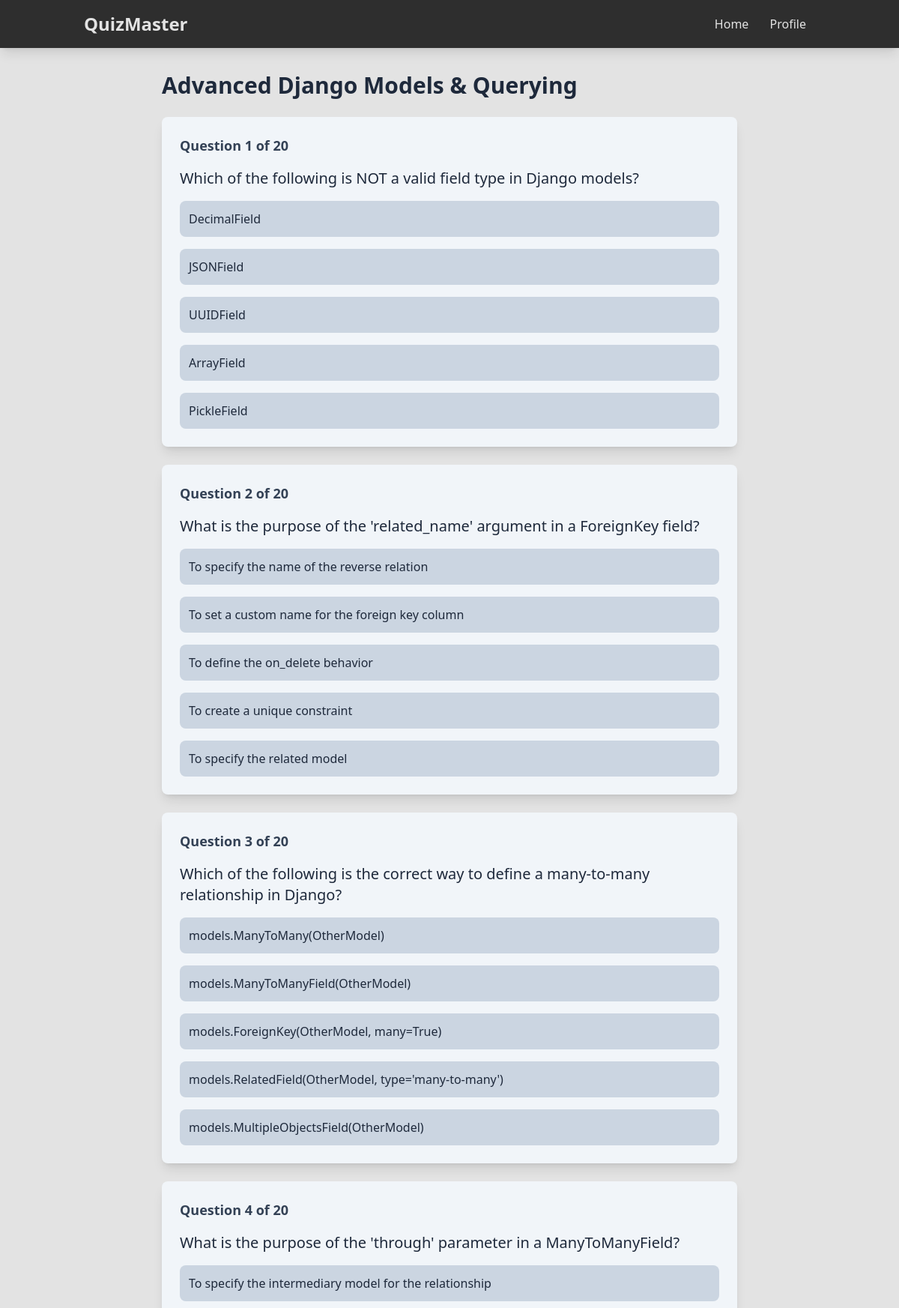
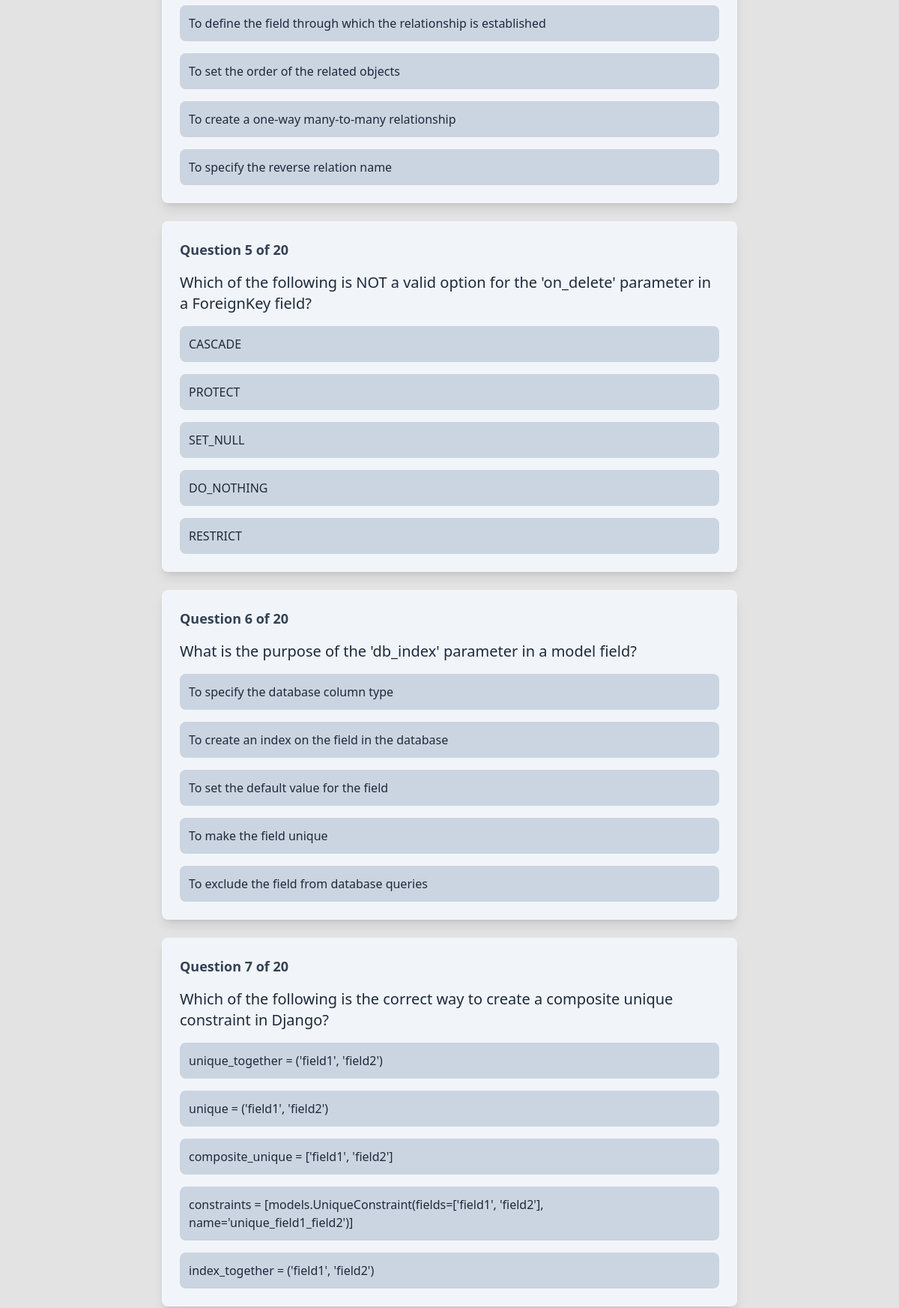
Screenshot of /take/5/ (upper part) with the database file from the repository (2 pictures, top to bottom).
### quizzes/models.py (models this page shows, shortened)
class Quiz(models.Model):
    title = models.CharField(max_length=200)
    description = models.TextField(blank=True)
    category = models.CharField(max_length=50)
    creator = models.ForeignKey(User, on_delete=models.CASCADE)
    created_at = models.DateTimeField(auto_now_add=True)
    updated_at = models.DateTimeField(auto_now=True)

class Question(models.Model):
    quiz = models.ForeignKey(Quiz, related_name="questions", on_delete=models.CASCADE)
    text = models.TextField()
    order = models.IntegerField(default=0)

class Answer(models.Model):
    question = models.ForeignKey(
        Question, related_name="answers", on_delete=models.CASCADE
    )
    text = models.CharField(max_length=200)
    is_correct = models.BooleanField(default=False)

### quizzes/views.py (the view)
# urls.py: path("take/<int:quiz_id>/", views.quiz_take, name="quiz_take"),
def quiz_take(request, quiz_id):
    try:
        quiz = get_object_or_404(Quiz, id=quiz_id)
        questions = quiz.questions.all().order_by("order")
        if not questions.exists():
            return handle_error(
                request, "Quiz Unavailable", "This quiz doesn't have any questions yet."
            )
        return render(
            request, "quizzes/take_quiz.html", {"quiz": quiz, "questions": questions}
        )
    except Http404:
        return handle_error(
            request, "Quiz Not Found", "The requested quiz does not exist."
        )

### quizzes/templates/quizzes/take_quiz.html (shortened to what this page needs)
{% extends 'quizzes/base.html' %}
{% block content %}
  <div class="max-w-3xl mx-auto">
    <h1 class="text-3xl font-bold font-heading mb-6 text-slate-800 dark:text-slate-200">{{ quiz.title }}</h1>
    <form method="post" action="{% url 'quiz_results' quiz.id %}" id="quiz-form">
      {% for question in questions %}
        <div class="bg-slate-100 dark:bg-slate-800 rounded-lg shadow-lg p-6 mb-6">
          <div class="flex justify-between items-center mb-4">
            <span class="text-lg font-semibold text-slate-700 dark:text-slate-300">Question {{ forloop.counter }} of {{ questions|length }}</span>
          </div>
          <p class="text-xl mb-4 text-slate-800 dark:text-slate-200">{{ question.text }}</p>
          <div class="space-y-4">
            {% for answer in question.answers.all %}
              <label class="block">
                <div class="w-full text-left p-3 rounded-lg bg-slate-300 dark:bg-slate-700 hover:bg-slate-400 dark:hover:bg-slate-600 transition-colors text-slate-800 dark:text-slate-200 peer-checked:bg-slate-500 dark:peer-checked:bg-slate-500 peer-checked:text-white">
                  {{ answer.text }}
                </div>
              </label>
            {% endfor %}
          </div>
        </div>
      {% endfor %}
    </form>
  </div>
{% endblock %}

### rows the page displays
Quiz: title "Advanced Django Models & Querying"
Question: questions "20", text "Which of the following is NOT a valid field type in Django models?"
Answer: text "DecimalField"
Answer: text "JSONField"
Answer: text "UUIDField"
Answer: text "ArrayField"
Answer: text "PickleField"
Question: questions "20", text "What is the purpose of the 'related_name' argument in a ForeignKey field?"
Answer: text "To specify the name of the reverse relation"
Answer: text "To set a custom name for the foreign key column"
Answer: text "To define the on_delete behavior"
Answer: text "To create a unique constraint"
Answer: text "To specify the related model"
Question: questions "20", text "Which of the following is the correct way to define a many-to-many relationship in Django?"
Answer: text "models.ManyToMany(OtherModel)"
Answer: text "models.ManyToManyField(OtherModel)"
Answer: text "models.ForeignKey(OtherModel, many=True)"
Answer: text "models.RelatedField(OtherModel, type='many-to-many')"
Answer: text "models.MultipleObjectsField(OtherModel)"
Question: questions "20", text "What is the purpose of the 'through' parameter in a ManyToManyField?"
Answer: text "To specify the intermediary model for the relationship"
Answer: text "To define the field through which the relationship is established"
Answer: text "To set the order of the related objects"
Answer: text "To create a one-way many-to-many relationship"
Answer: text "To specify the reverse relation name"
Question: questions "20", text "Which of the following is NOT a valid option for the 'on_delete' parameter in a ForeignKey field?"
Answer: text "CASCADE"
Answer: text "PROTECT"
Answer: text "SET_NULL"
Answer: text "DO_NOTHING"
Answer: text "RESTRICT"
Question: questions "20", text "What is the purpose of the 'db_index' parameter in a model field?"
Answer: text "To specify the database column type"
Answer: text "To create an index on the field in the database"
Answer: text "To set the default value for the field"
Answer: text "To make the field unique"
Answer: text "To exclude the field from database queries"
Question: questions "20", text "Which of the following is the correct way to create a composite unique constraint in Django?"
Answer: text "unique_together = ('field1', 'field2')"
Answer: text "unique = ('field1', 'field2')"
Answer: text "composite_unique = ['field1', 'field2']"
Answer: text "constraints = [models.UniqueConstraint(fields=['field1', 'field2'], name='unique_field1_field2')]"
Answer: text "index_together = ('field1', 'field2')"
